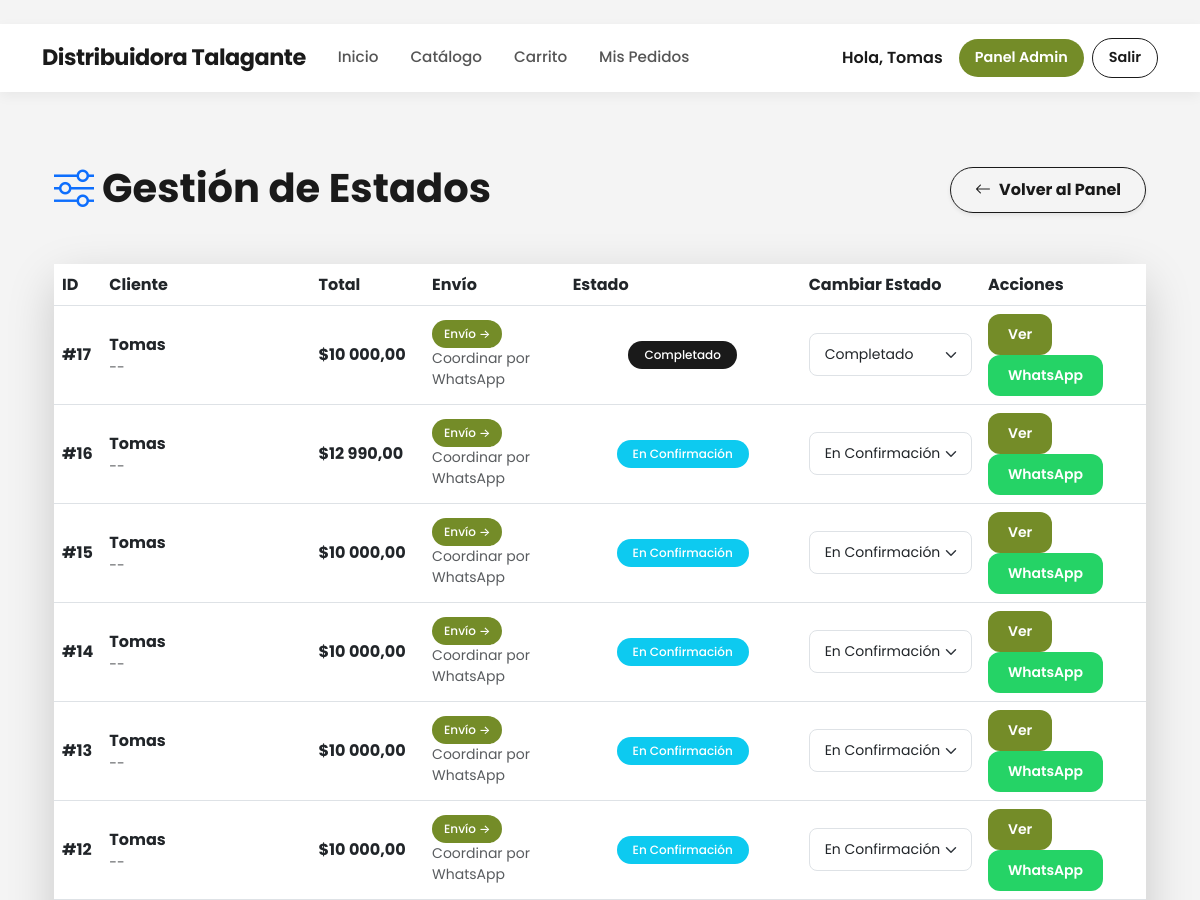
/gestion-estados/ (signed in, upper part), run on an earlier commit of the app's database.
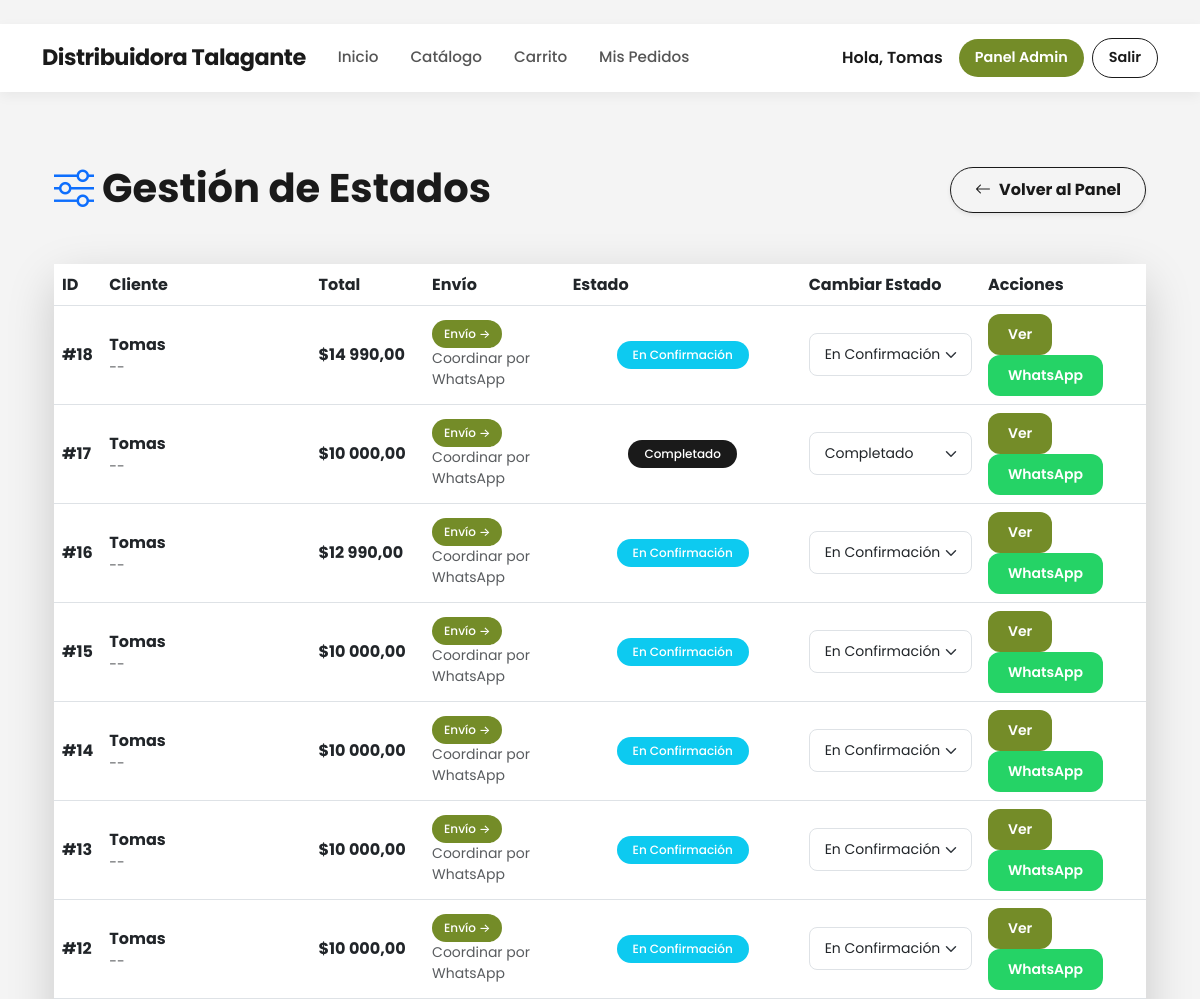
And on a later commit of the database.
### core/models.py (models this page shows, shortened)
class Orden(models.Model):
    ESTADOS = [
        ('pendiente', 'Pendiente de Pago'),
        ('confirmacion', 'En Confirmación'),
        ('preparacion', 'En Preparación'),
        ('despacho', 'En Despacho / Listo para Retiro'),
        ('cancelado', 'Cancelado'),
        ('completado', 'Completado'),
    ]
    METODOS_PAGO = [
        ('transferencia', 'Transferencia Bancaria'),
        ('efectivo', 'Pago en Efectivo (Retiro)'),
    ]
    usuario = models.ForeignKey(User, on_delete=models.CASCADE)
    fecha = models.DateTimeField(auto_now_add=True)
    estado = models.CharField(max_length=20, choices=ESTADOS, default='pendiente')
    total = models.DecimalField(max_digits=12, decimal_places=2)
    metodo_pago = models.CharField(max_length=20, choices=METODOS_PAGO, default='transferencia')
    instrucciones_transferencia = models.TextField(default="Realice transferencia a Cuenta Corriente XXXX-XXXX y envíe comprobante por WhatsApp.")
    comprobante = models.ImageField(upload_to='comprobantes/', blank=True, null=True, help_text="Foto del comprobante de pago")
    nota_comprobante = models.TextField(blank=True, null=True, help_text="Link o nota del comprobante (opcional)")
    mensaje_cliente = models.TextField(blank=True, help_text="Mensaje opcional del cliente")
    def get_whatsapp_link(self):
        return "https://wa.me/56949071013"

### core/views.py (the view, shortened to what this page needs)
# urls.py: path('gestion-estados/', views.gestion_estados, name='gestion_estados'),
@login_required
@user_passes_test(lambda u: u.is_superuser)
def gestion_estados(request):
    busqueda = request.GET.get('q', '').strip()
    estado_filtro = request.GET.get('estado', '')
    ordenes = Orden.objects.select_related('usuario', 'usuario__perfil') \
                           .prefetch_related('itemorden_set__producto') \
                           .order_by('-fecha')
    if estado_filtro:
        ordenes = ordenes.filter(estado=estado_filtro)
    paginator = Paginator(ordenes, 20)
    page_number = request.GET.get('page')
    page_obj = paginator.get_page(page_number)
    context = {
        'ordenes': page_obj,  # Pasamos el objeto paginado, no la lista completa
        'busqueda': busqueda,
        'estado_filtro': estado_filtro,
        'estados_choices': Orden.ESTADOS,
    }
    return render(request, 'core/gestion_estados.html', context)

### core/models.py (called while the page is built)
    def nombre_completo(self):
        if self.apellido_materno:
            return f"{self.nombre} {self.apellido_paterno} {self.apellido_materno}"
        return f"{self.nombre} {self.apellido_paterno}"

### core/templates/core/gestion_estados.html (shortened to what this page needs)
{% extends "core/base.html" %}
{% load humanize %}
{% block content %}
<div class="container py-5 animate-fade-in">
    <div class="d-flex justify-content-between align-items-center mb-5">
        <h1 class="fw-bold mb-1" style="color: #1a1a1a;">
            <i class="bi bi-sliders text-primary me-2"></i>Gestión de Estados
        </h1>
        <a href="{% url 'admin_home' %}" class="btn btn-outline-dark rounded-pill px-4 fw-bold shadow-sm">
            <i class="bi bi-arrow-left me-2"></i>Volver al Panel
        </a>
    </div>
    <div class="card border-0 shadow-lg rounded-4">
        <div class="table-responsive">
            <table class="table table-hover align-middle mb-0">
                <thead class="bg-light">
                    <tr>
                        <th>ID</th>
                        <th>Cliente</th>
                        <th>Total</th>
                        <th>Envío</th>
                        <th>Estado</th>
                        <th>Cambiar Estado</th>
                        <th>Acciones</th>
                    </tr>
                </thead>
                <tbody>
                    {% for o in ordenes %}
                    <tr>
                        <td><strong>#{{ o.id }}</strong></td>
                        <td>
                            <div class="fw-bold">{{ o.usuario.username }}</div>
                            <small class="text-muted">{{ o.usuario.perfil.nombre_completo|default:"--" }}</small>
                        </td>
                        <td class="fw-bold">${{ o.total|intcomma }}</td>
                        <td>
                            {% if o.direccion_envio.metodo == 'retiro' %}
                                <span class="badge bg-success">Retiro en local</span>
                            {% else %}
                                <span class="badge bg-primary">
                                    Envío → {{ o.direccion_envio.get_comuna_display }}
                                </span>
                                <br><small class="text-muted">Coordinar por WhatsApp</small>
                            {% endif %}
                        </td>
                        <td class="text-center">
                            <span class="badge rounded-pill px-3 py-2
                                {% if o.estado == 'pendiente' %}bg-warning
                                {% elif o.estado == 'confirmacion' %}bg-info
                                {% elif o.estado == 'preparacion' %}bg-primary
                                {% elif o.estado == 'despacho' %}bg-orange
                                {% elif o.estado == 'completado' %}bg-success
                                {% else %}bg-secondary{% endif %}">
                                {{ o.get_estado_display }}
                            </span>
                        </td>
                        <td>
                            <form method="post" class="d-inline">
                                <select name="estado" class="form-select form-select-sm" onchange="this.form.submit()">
                                    {% for valor, label in estados_choices %}
                                        <option value="{{ valor }}" {% if o.estado == valor %}selected{% endif %}>{{ label }}</option>
                                    {% endfor %}
                                </select>
                            </form>
                        </td>
                        <td>
                            <a href="{% url 'orden_detail' o.id %}" class="btn btn-sm btn-primary">Ver</a>
                            <a href="{{ o.get_whatsapp_link }}" target="_blank" class="btn btn-sm btn-success">WhatsApp</a>
                        </td>
                    </tr>
                    {% empty %}
                    <tr><td colspan="7" class="text-center py-5 text-muted">No hay pedidos</td></tr>
                    {% endfor %}
                </tbody>
            </table>
        </div>
    </div>
</div>
{% endblock %}

What changed in the data, as far as the page shows it:
added Orden: id "18", usuario.username "Tomas", usuario.perfil.nombre_completo "--", total "14 990,00", estado "En Confirmación"
